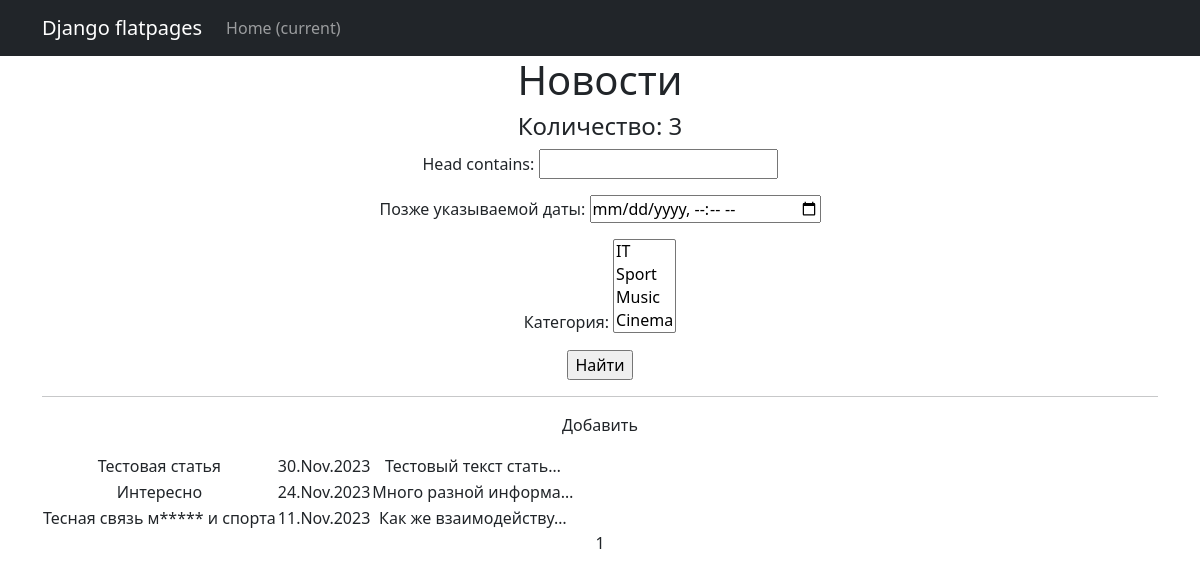
Page /news/ on the committed database.
### news/models.py (models this page shows, shortened)
class Post(models.Model):
    author = models.ForeignKey(Author, on_delete=models.CASCADE)
    NEWS = 'NW'
    ARTICLE = 'AR'
    CATEGORY_CHOICE = (
        (NEWS, 'Новость'),
        (ARTICLE, 'Статья')
    )
    post_choice = models.CharField(max_length=2, choices=CATEGORY_CHOICE, default=NEWS)
    date_time = models.DateTimeField(auto_now_add=True)
    choice_category = models.ManyToManyField(Category, through="PostCategory")
    head = models.CharField(max_length=128)
    text = models.TextField()
    rating = models.IntegerField(default=0)

### news/views.py (the view)
# urls.py: path('', PostList.as_view(), name='post_list'),
class PostList(ListView):
    model = Post
    ordering = '-date_time'
    template_name = 'news.html'
    context_object_name = 'news'
    paginate_by = 10
    def get_queryset(self):
        queryset = super().get_queryset()
        self.filterset = PostFilter(self.request.GET, queryset)
        return self.filterset.qs
    def get_context_data(self, **kwargs):
        context = super().get_context_data(**kwargs)
        context['filterset'] = self.filterset
        return context

### news/models.py (called while the page is built)
    def __str__(self):
        return self.name_category

### news/templatetags/custom_filters.py (called while the page is built)
@register.filter
def censor(text):
    if type(text) == str:
        text = text.split()
        for i, word in enumerate(text):
            if word in words:
                text[i] = word[0] + '*' * len(word[1:])
        return ' '.join(text)
    else:
        return "Ошибка!"

### templates/news.html (shortened to what this page needs)
{% extends 'flatpages/default.html' %}
{% load custom_filters %}
{% load custom_tags %}
{% block content %}
    <h1>Новости</h1>
    <h4>Количество: {{ news|length }}</h4>
    <form action="" method="get">
        {{ filterset.form.as_p }}
       <input type="submit" value="Найти" />
   </form>
    <hr>
    <p>Добавить</p>
    {% if news %}
        <table>
            {% for one_news in news %}
                <tr>
                    <td>{{ one_news.head|censor }}</td>
                    <td>{{ one_news.date_time|date:'d.M.Y' }}</td>
                    <td>{{ one_news.text|truncatechars:21|censor}}</td>
                    <td>
                    </td>
                </tr>
            {% endfor %}
        </table>
    {% else %}
        <h2>Новостей нет!</h2>
   {% endif %}
   {{ page_obj.number }}
{% endblock content %}

### templates/flatpages/default.html (shortened to what this page needs)
<!DOCTYPE html>
{% load static %}
<html lang="en">
    <head>
        <link href="{% static 'css/styles.css' %}" rel="stylesheet" />
    </head>
    <body>
        <nav class="navbar navbar-expand-lg navbar-dark bg-dark static-top">
           <div class="container">
               <a class="navbar-brand" href="#">Django flatpages</a>
               <div class="collapse navbar-collapse" id="navbarResponsive">
                   <ul class="navbar-nav ml-auto">
                       <li class="nav-item active">
                           <a class="nav-link" href="#">Home
                               <span class="sr-only">(current)</span>
                           </a>
                       </li>
                   </ul>
               </div>
           </div>
        </nav>
        <div class="container">
            <div class="row">
                <div class="col-lg-12 text-center">
                   {% block content %}{% endblock content %}
                </div>
            </div>
        </div>
    </body>
</html>

### rows in the picture
Post: head|censor "Тестовая статья", date_time "30.Nov.2023", text|censor "Тестовый текст стать…"
Post: head|censor "Интересно", date_time "24.Nov.2023", text|censor "Много разной информа…"
Post: head|censor "Тесная связь м***** и спорта", date_time "11.Nov.2023", text|censor "Как же взаимодейству…"

### other values in the picture
{{ news|length }} "3"
{{ page_obj.number }} "1"
